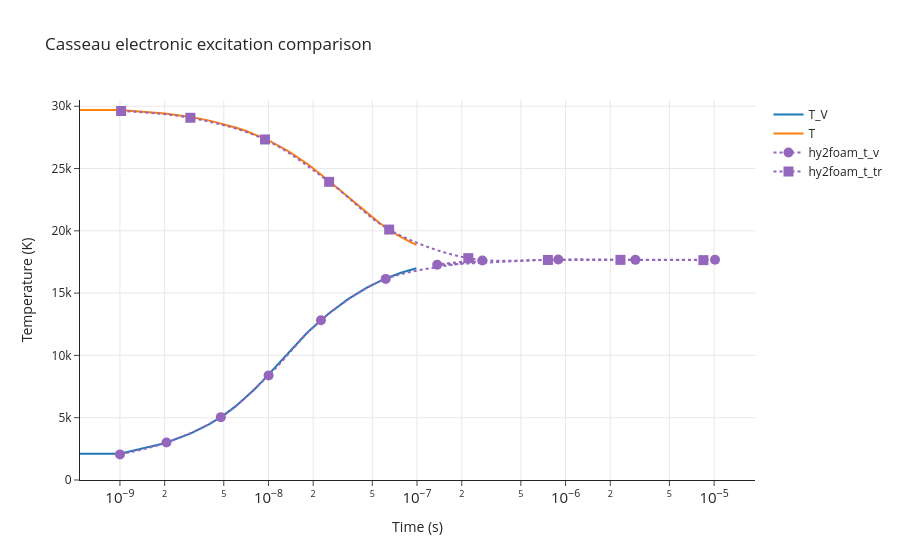
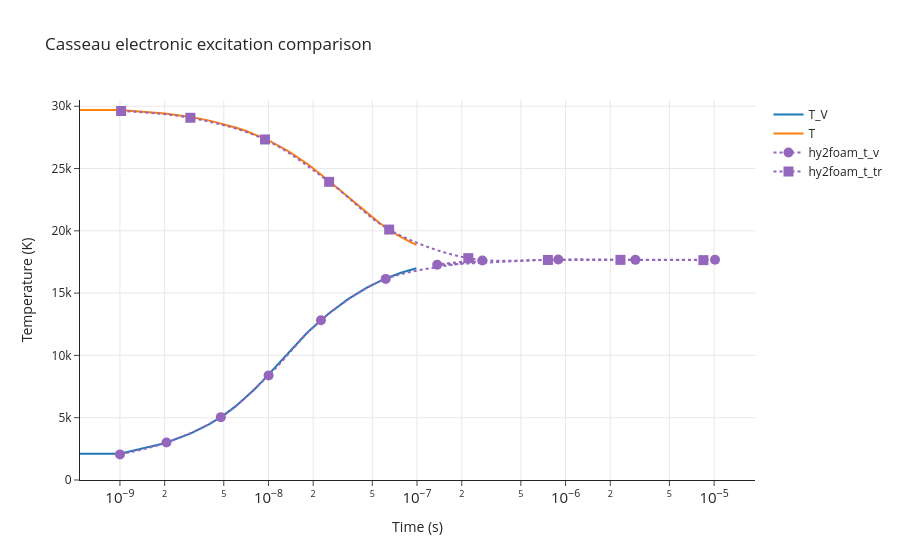

The cell these charts' notebook holds for them, in order:
### Code cell
make_temperature_reference_plot(
    result=electronic_result,
    reference_csv=RESULTS_DIR / "casseau_figure_3_2.csv",
    title="Casseau electronic excitation comparison",
    yaxis_range=[0, 30500],
)
